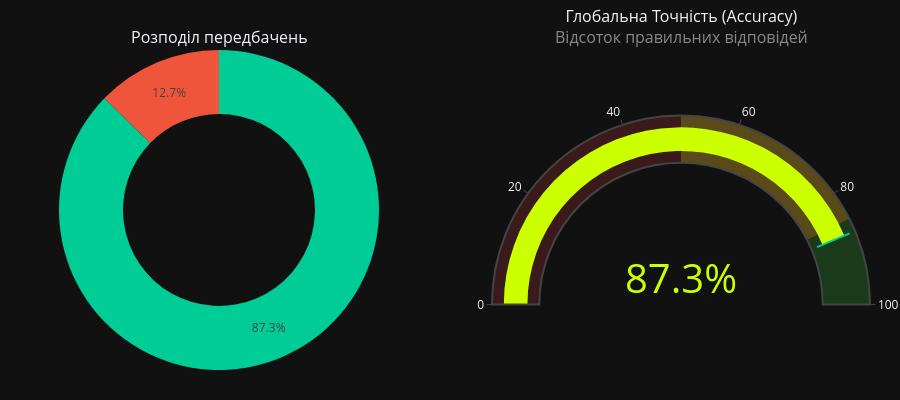

Here is the notebook cell this chart was saved with:
### Markdown cell above
**9. Проаналізувати якість побудованого класифікатора:**

### Code cell
print("🔮 Запуск математичного ядра: Класифікація тестових листів...\n")

spam_denominator = total_spam_words + LAPLACE_ALPHA * vocab_size
ham_denominator = total_ham_words + LAPLACE_ALPHA * vocab_size

def classify_message(message):
    log_prob_spam = math.log(p_spam)
    log_prob_ham = math.log(p_ham)

    raw_words = str(message).split()
    words = raw_words if USE_MULTINOMIAL else list(set(raw_words))

    for word in words:
        if word not in vocabulary:
            continue

        spam_word_count = spam_freq.get(word, 0)
        p_word_spam = (spam_word_count + LAPLACE_ALPHA) / spam_denominator
        log_prob_spam += math.log(p_word_spam)

        ham_word_count = ham_freq.get(word, 0)
        p_word_ham = (ham_word_count + LAPLACE_ALPHA) / ham_denominator
        log_prob_ham += math.log(p_word_ham)

    return SPAM_LABEL if log_prob_spam > log_prob_ham else HAM_LABEL

print(f"🚀 Проганяємо {len(test_emails)} тестових листів через алгоритм...")
start_t = time.time()

actual_labels = []
predicted_labels = []
test_texts = []

for text, true_label in tqdm(test_emails.items(), desc="🔍 Аналіз листів"):
    pred = classify_message(text)

    test_texts.append(text)
    actual_labels.append(true_label)
    predicted_labels.append(pred)

exec_time = time.time() - start_t
print(f"\n✅ Класифікацію завершено за {exec_time:.2f} секунд!\n")

print("Красивий Вивід:")
display(HTML("<div style='text-align: left; font-size: 16px; font-weight: bold; color: #ccff00; margin-bottom: 10px;'>🎯 Аналіз роботи ШІ (Приклади успіхів та помилок):</div>"))

errors_idx = [i for i, (a, p) in enumerate(zip(actual_labels, predicted_labels)) if a != p]
correct_idx = [i for i, (a, p) in enumerate(zip(actual_labels, predicted_labels)) if a == p]

demo_indices = correct_idx[:7] + errors_idx[:min(3, len(errors_idx))]

df_results_preview = pd.DataFrame({
    'Очищений текст (Test)': [test_texts[i][:60] + "..." if len(test_texts[i]) > 60 else test_texts[i] for i in demo_indices],
    'Реальний клас': [TARGET_CLASSES[actual_labels[i]] for i in demo_indices],
    'Вирок моделі': [TARGET_CLASSES[predicted_labels[i]] for i in demo_indices]
})
df_results_preview.index = range(1, len(demo_indices) + 1)

def color_predictions(row):
    if row['Реальний клас'] == row['Вирок моделі']:
        return [f'background-color: #1a2a1a; color: #99ff99'] * len(row)
    else:
        return [f'background-color: #3a1a1a; color: #ff9999'] * len(row)

styled_results = (df_results_preview.style
                  .set_properties(**TABLE_PROPS)
                  .apply(color_predictions, axis=1)
                  .set_table_styles(HEADER_PROPS))

display(styled_results)

correct_predictions = len(correct_idx)
error_predictions = len(errors_idx)
accuracy_preview = (correct_predictions / len(actual_labels)) * 100

fig = make_subplots(
    rows=1, cols=2, 
    specs=[[{"type": "domain"}, {"type": "indicator"}]],
    subplot_titles=("Розподіл передбачень", "Глобальна Точність (Accuracy)<br><span style=\"color: #888;\">Відсоток правильних відповідей</span>")
)

fig.add_trace(go.Pie(
    labels=['Вгадано (Успіх)', 'Помилки ШІ'],
    values=[correct_predictions, error_predictions],
    hole=0.6,
    marker_colors=[COLOR_HAM, COLOR_SPAM], 
    textinfo='percent',
    textposition='inside',
    hovertemplate="<b>%{label}</b><br>Кількість: %{value} листів<extra></extra>"
), row=1, col=1)

fig.add_trace(go.Indicator(
    mode="gauge+number",
    value=accuracy_preview,
    number={'suffix': "%", 'font': {'color': '#ccff00', 'size': 40}},
    gauge={
        'axis': {'range': [0, 100], 'tickwidth': 1, 'tickcolor': "#444"},
        'bar': {'color': "#ccff00"},
        'bgcolor': "rgba(0,0,0,0)",
        'borderwidth': 2,
        'bordercolor': "#444",
        'steps': [
            {'range': [0, 50], 'color': '#3a1a1a'},
            {'range': [50, 85], 'color': '#5a4a1a'},
            {'range': [85, 100], 'color': '#1a3a1a'}
        ],
        'threshold': {
            'line': {'color': COLOR_HAM, 'width': 2},
            'thickness': 0.75,
            'value': accuracy_preview
        }
    }
), row=1, col=2)

fig.update_layout(
    template=PLOT_TEMPLATE,
    height=400,
    margin=dict(l=30, r=30, t=50, b=30),
    showlegend=False
)

fig.show()

processing_speed = len(test_emails) / max(exec_time, 0.0001) 

print("Технічний Вивід:")
print(f" ▶ Режим класифікатора:   {'Multinomial' if USE_MULTINOMIAL else 'Bernoulli'} Naive Bayes")
print(f" ▶ Оброблено листів:      {len(test_emails)} шт.")
print(f" ▶ Швидкість обробки:     {processing_speed:.0f} листів/секунду")
print(f" ▶ Попередня точність:   ~{accuracy_preview:.2f}%")

### Figure 1 — Plotly figure (JSON) as saved in the notebook; plotly's stock layout.template omitted (floating-point values rounded to 4 significant figures)
{"data": [{"domain": {"x": [0, 0.45], "y": [0, 1]}, "hole": 0.6, "hovertemplate": "<b>%{label}</b><br>Кількість: %{value} листів<extra></extra>", "labels": ["Вгадано (Успіх)", "Помилки ШІ"], "marker": {"colors": ["#00cc96", "#ef553b"]}, "textinfo": "percent", "textposition": "inside", "type": "pie", "values": [1044, 152]}, {"domain": {"x": [0.55, 1], "y": [0, 1]}, "gauge": {"axis": {"range": [0, 100], "tickcolor": "#444", "tickwidth": 1}, "bar": {"color": "#ccff00"}, "bgcolor": "rgba(0,0,0,0)", "bordercolor": "#444", "borderwidth": 2, "steps": [{"color": "#3a1a1a", "range": [0, 50]}, {"color": "#5a4a1a", "range": [50, 85]}, {"color": "#1a3a1a", "range": [85, 100]}], "threshold": {"line": {"color": "#00cc96", "width": 2}, "thickness": 0.75, "value": 87.29}}, "mode": "gauge+number", "number": {"font": {"color": "#ccff00", "size": 40}, "suffix": "%"}, "type": "indicator", "value": 87.29}], "layout": {"annotations": [{"font": {"size": 16}, "showarrow": false, "text": "Розподіл передбачень", "x": 0.225, "xanchor": "center", "xref": "paper", "y": 1, "yanchor": "bottom", "yref": "paper"}, {"font": {"size": 16}, "showarrow": false, "text": "Глобальна Точність (Accuracy)<br><span style=\"color: #888;\">Відсоток правильних відповідей</span>", "x": 0.775, "xanchor": "center", "xref": "paper", "y": 1, "yanchor": "bottom", "yref": "paper"}], "height": 400, "margin": {"b": 30, "l": 30, "r": 30, "t": 50}, "showlegend": false}}
